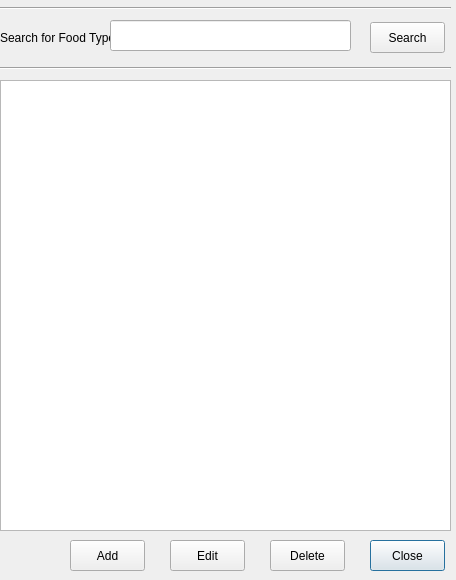
<?xml version="1.0" encoding="UTF-8"?>
<ui version="4.0">
 <class>FoodTypes</class>
 <widget class="QDialog" name="FoodTypes">
  <property name="geometry">
   <rect>
    <x>0</x>
    <y>0</y>
    <width>456</width>
    <height>580</height>
   </rect>
  </property>
  <property name="minimumSize">
   <size>
    <width>456</width>
    <height>580</height>
   </size>
  </property>
  <property name="windowTitle">
   <string>Food Energy Values</string>
  </property>
  <widget class="QPushButton" name="cmdClose">
   <property name="geometry">
    <rect>
     <x>370</x>
     <y>540</y>
     <width>75</width>
     <height>31</height>
    </rect>
   </property>
   <property name="text">
    <string>Close</string>
   </property>
  </widget>
  <widget class="QPushButton" name="cmdAddRow">
   <property name="geometry">
    <rect>
     <x>70</x>
     <y>540</y>
     <width>75</width>
     <height>31</height>
    </rect>
   </property>
   <property name="text">
    <string>Add</string>
   </property>
  </widget>
  <widget class="QPushButton" name="cmdEditRow">
   <property name="geometry">
    <rect>
     <x>170</x>
     <y>540</y>
     <width>75</width>
     <height>31</height>
    </rect>
   </property>
   <property name="text">
    <string>Edit</string>
   </property>
  </widget>
  <widget class="QPushButton" name="cmdDeleteRows">
   <property name="geometry">
    <rect>
     <x>270</x>
     <y>540</y>
     <width>75</width>
     <height>31</height>
    </rect>
   </property>
   <property name="text">
    <string>Delete</string>
   </property>
  </widget>
  <widget class="QTableView" name="tableView">
   <property name="geometry">
    <rect>
     <x>0</x>
     <y>80</y>
     <width>451</width>
     <height>451</height>
    </rect>
   </property>
  </widget>
  <widget class="Line" name="line">
   <property name="geometry">
    <rect>
     <x>0</x>
     <y>0</y>
     <width>451</width>
     <height>16</height>
    </rect>
   </property>
   <property name="orientation">
    <enum>Qt::Horizontal</enum>
   </property>
  </widget>
  <widget class="Line" name="line_2">
   <property name="geometry">
    <rect>
     <x>0</x>
     <y>60</y>
     <width>451</width>
     <height>16</height>
    </rect>
   </property>
   <property name="orientation">
    <enum>Qt::Horizontal</enum>
   </property>
  </widget>
  <widget class="QLabel" name="label">
   <property name="geometry">
    <rect>
     <x>0</x>
     <y>30</y>
     <width>131</width>
     <height>16</height>
    </rect>
   </property>
   <property name="text">
    <string>Search for Food Type</string>
   </property>
  </widget>
  <widget class="QLineEdit" name="txtSearchCrop">
   <property name="geometry">
    <rect>
     <x>110</x>
     <y>20</y>
     <width>241</width>
     <height>31</height>
    </rect>
   </property>
  </widget>
  <widget class="QPushButton" name="cmdSearch">
   <property name="geometry">
    <rect>
     <x>370</x>
     <y>22</y>
     <width>75</width>
     <height>31</height>
    </rect>
   </property>
   <property name="text">
    <string>Search</string>
   </property>
  </widget>
 </widget>
 <tabstops>
  <tabstop>txtSearchCrop</tabstop>
  <tabstop>cmdSearch</tabstop>
  <tabstop>tableView</tabstop>
  <tabstop>cmdAddRow</tabstop>
  <tabstop>cmdEditRow</tabstop>
  <tabstop>cmdDeleteRows</tabstop>
  <tabstop>cmdClose</tabstop>
 </tabstops>
 <resources/>
 <connections>
  <connection>
   <sender>cmdClose</sender>
   <signal>clicked()</signal>
   <receiver>FoodTypes</receiver>
   <slot>mdiClose()</slot>
   <hints>
    <hint type="sourcelabel">
     <x>401</x>
     <y>559</y>
    </hint>
    <hint type="destinationlabel">
     <x>13</x>
     <y>534</y>
    </hint>
   </hints>
  </connection>
  <connection>
   <sender>cmdDeleteRows</sender>
   <signal>clicked()</signal>
   <receiver>FoodTypes</receiver>
   <slot>deleteSelectedCropTypes()</slot>
   <hints>
    <hint type="sourcelabel">
     <x>303</x>
     <y>542</y>
    </hint>
    <hint type="destinationlabel">
     <x>43</x>
     <y>542</y>
    </hint>
   </hints>
  </connection>
  <connection>
   <sender>cmdEditRow</sender>
   <signal>clicked()</signal>
   <receiver>FoodTypes</receiver>
   <slot>editCropType()</slot>
   <hints>
    <hint type="sourcelabel">
     <x>188</x>
     <y>546</y>
    </hint>
    <hint type="destinationlabel">
     <x>21</x>
     <y>555</y>
    </hint>
   </hints>
  </connection>
  <connection>
   <sender>cmdAddRow</sender>
   <signal>clicked()</signal>
   <receiver>FoodTypes</receiver>
   <slot>saveCropType()</slot>
   <hints>
    <hint type="sourcelabel">
     <x>105</x>
     <y>543</y>
    </hint>
    <hint type="destinationlabel">
     <x>57</x>
     <y>548</y>
    </hint>
   </hints>
  </connection>
  <connection>
   <sender>cmdSearch</sender>
   <signal>clicked()</signal>
   <receiver>FoodTypes</receiver>
   <slot>searchCropType()</slot>
   <hints>
    <hint type="sourcelabel">
     <x>375</x>
     <y>36</y>
    </hint>
    <hint type="destinationlabel">
     <x>449</x>
     <y>36</y>
    </hint>
   </hints>
  </connection>
 </connections>
 <slots>
  <slot>deleteSelectedCropTypes()</slot>
  <slot>editCropType()</slot>
  <slot>saveCropType()</slot>
  <slot>searchCropType()</slot>
  <slot>mdiClose()</slot>
 </slots>
</ui>
